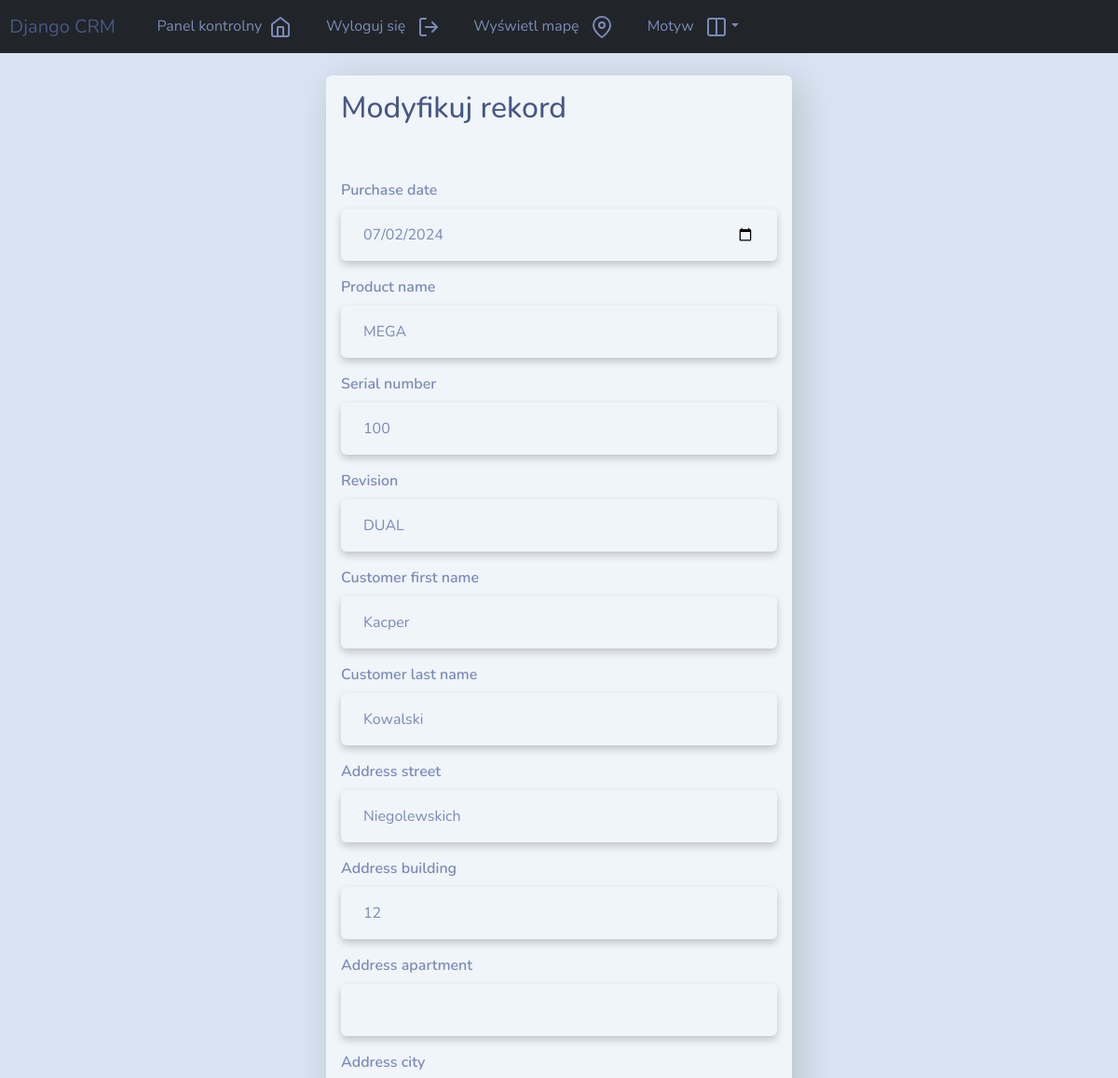
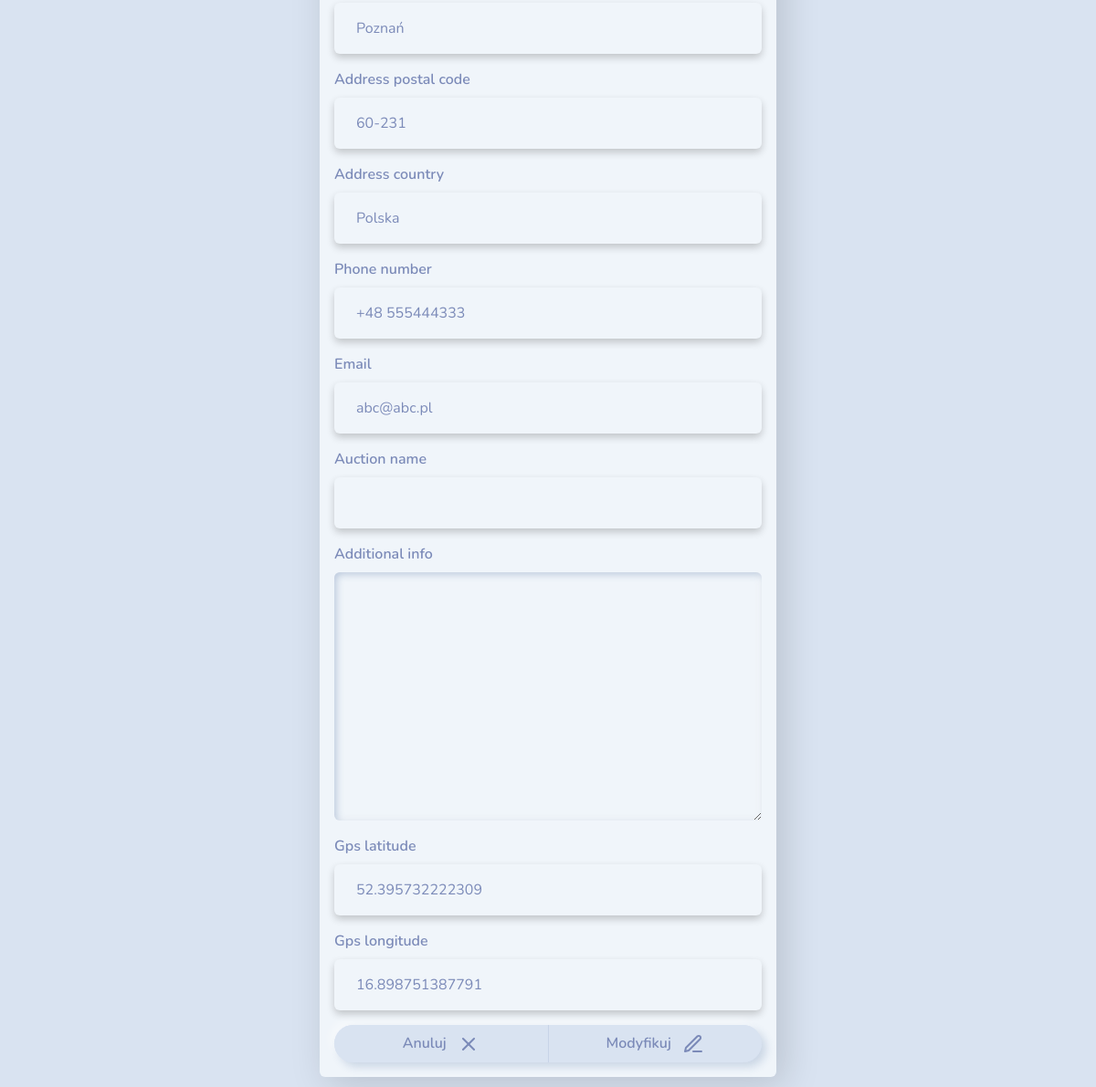
Page /update_record/5 (signed in) on the committed database (2 pictures, top to bottom).
### webapp/models.py (models this page shows, shortened)
class Record(models.Model):
    creation_date = models.DateTimeField(auto_now_add=True)
    purchase_date = models.DateField(blank=True, null=True)  # Allows blank and NULL
    product_name = models.CharField(max_length=100, blank=True)  # Allows blank
    serial_number = models.CharField(max_length=100, blank=True)  # Allows blank
    revision = models.CharField(max_length=100, blank=True)  # Allows blank
    customer_first_name = models.CharField(max_length=100, blank=True)  # Allows blank
    customer_last_name = models.CharField(max_length=100, blank=True)  # Allows blank
    address_street = models.CharField(max_length=100, blank=True)  # Allows blank
    address_building = models.CharField(max_length=100, blank=True)  # Allows blank
    address_apartment = models.CharField(max_length=100, blank=True)  # Allows blank
    address_city = models.CharField(max_length=100, blank=True)  # Allows blank
    address_postal_code = models.CharField(max_length=100, blank=True)  # Allows blank
    address_country = models.CharField(max_length=100, blank=True)  # Allows blank
    phone_number = models.CharField(max_length=100, blank=True)  # Allows blank
    email = models.EmailField(max_length=100, blank=True)  # Allows blank
    auction_name = models.CharField(max_length=100, blank=True)  # Allows blank
    additional_info = models.TextField(max_length=1000, blank=True)  # Allows blank
    gps_latitude = models.FloatField(null=True, blank=True)  # Allows NULL and blank
    gps_longitude = models.FloatField(null=True, blank=True)  # Allows NULL and blank

### webapp/views.py (the view)
# urls.py: path('update_record/<int:pk>', views.update_record, name='update_record'),
@login_required(login_url='user_login')
def update_record(request, pk):
    record = Record.objects.get(id=pk)
    form = UpdateRecordForm(instance=record)
    if request.method == 'POST':
        form = UpdateRecordForm(request.POST, instance=record)
        if form.is_valid():
            form.save()
            messages.info(request, 'Zmodyfikowałeś rekord!')
            return redirect('dashboard')
    context = {'form': form}
    return render(request, 'webapp/update_record.html', context=context)

### webapp/forms.py
class UpdateRecordForm(forms.ModelForm):
    class Meta:
        model = Record
        fields = ['purchase_date', 'product_name', 'serial_number', 'revision', 'customer_first_name', 'customer_last_name',
                  'address_street', 'address_building', 'address_apartment', 'address_city', 'address_postal_code', 'address_country',
                  'phone_number', 'email', 'auction_name', 'additional_info', 'gps_latitude', 'gps_longitude']
        widgets = {
            'purchase_date': DateInput(attrs={'type': 'date'}),
        }

### webapp/templates/webapp/update_record.html (shortened to what this page needs)
{% extends 'webapp/base.html' %}
{% load crispy_forms_tags %}
{% block content %}
<body>
    <div class="container bg-light shadow-lg p-3 mb-5 rounded form-layout">
        <h2>Modyfikuj rekord</h2>
        <br>
        <form method="POST" autocomplete="off">
            {{form|crispy}}
            <div class="btn-group w-100" role="group">
                <a href="{% url 'dashboard' %}" class="btn btn-secondary w-50 p-2">Anuluj &nbsp&nbsp<i data-feather="x"></i></a>
                <button type="submit" class="btn btn-primary w-50 btn-block p-2">Modyfikuj &nbsp&nbsp<i data-feather="edit-3"></i></a></button>
            </div>
        </form>
    </div>
</body>
{% endblock %}

### static/css/styles.css (style rules this page uses)
.form-layout { border-radius: 20px; width: 500px; }
input[type="text"], input[type="email"], input[type="password"], input[type="number"], input[type="date"], .custom-input-class, textarea { box-shadow: 0 4px 8px 0 rgba(0, 0, 0, 0.2); border: none; }

### rows in the picture
Record: purchase_date "07/02/2024", product_name "MEGA", serial_number "100", revision "DUAL", customer_first_name "Kacper", customer_last_name "Kowalski", address_street "Niegolewskich", address_building "12", address_city "Poznań", address_postal_code "60-231", address_country "Polska", phone_number "+48 555444333", email "abc@abc.pl", gps_latitude "52.395732222309", gps_longitude "16.898751387791"
